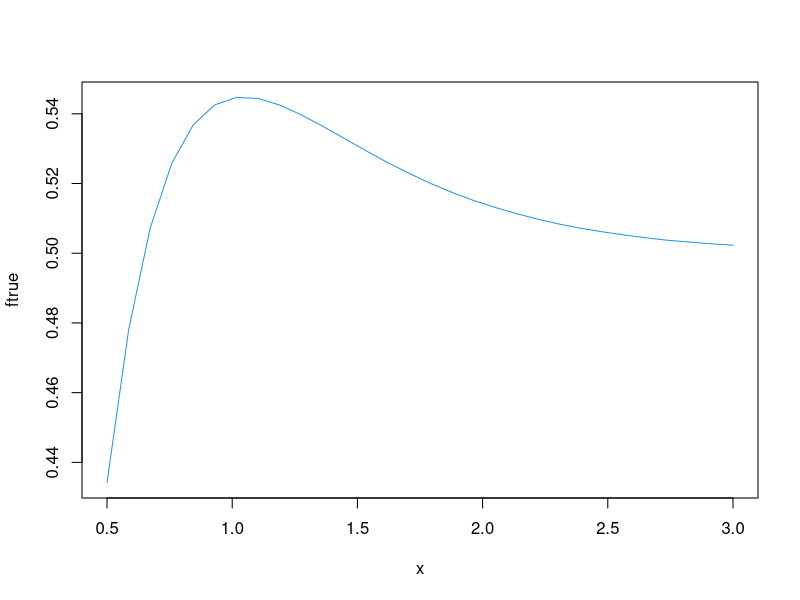
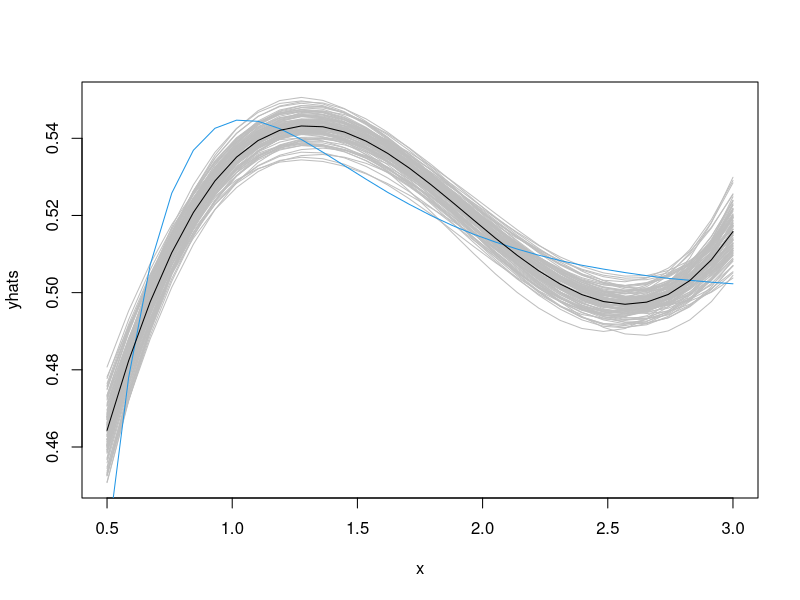
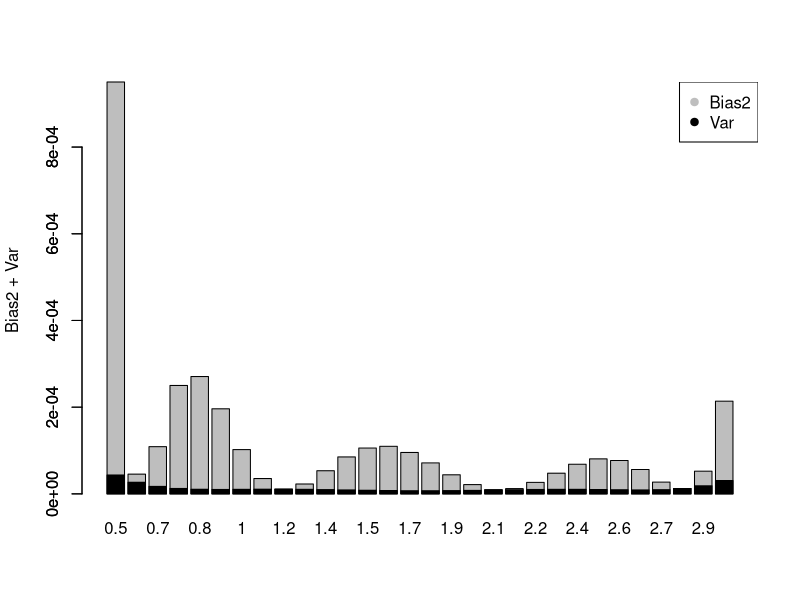
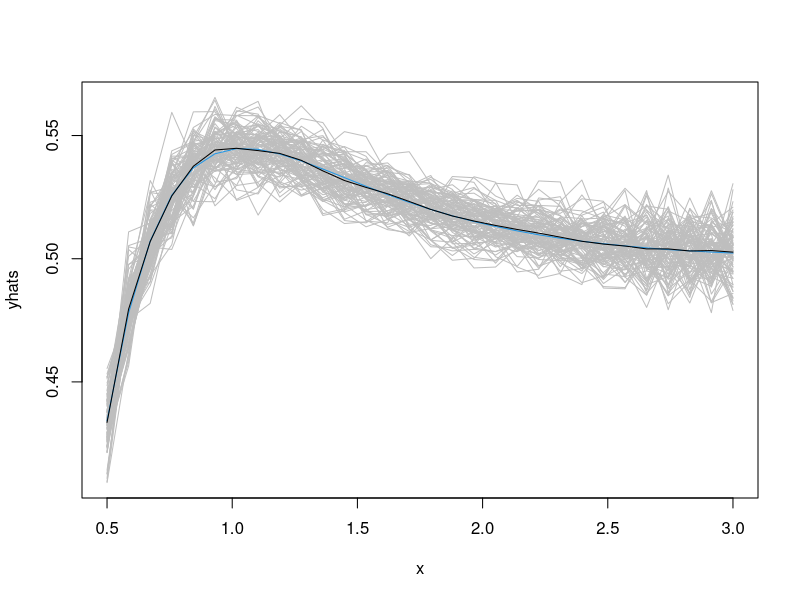
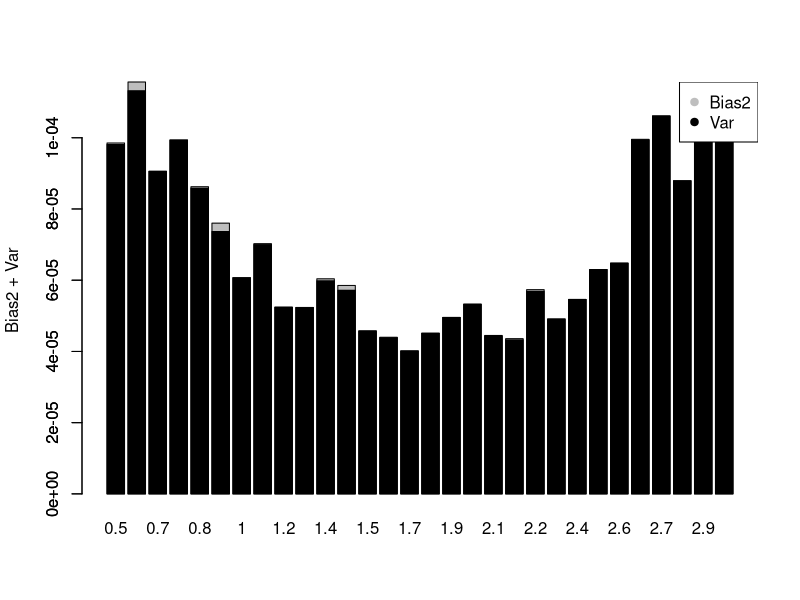
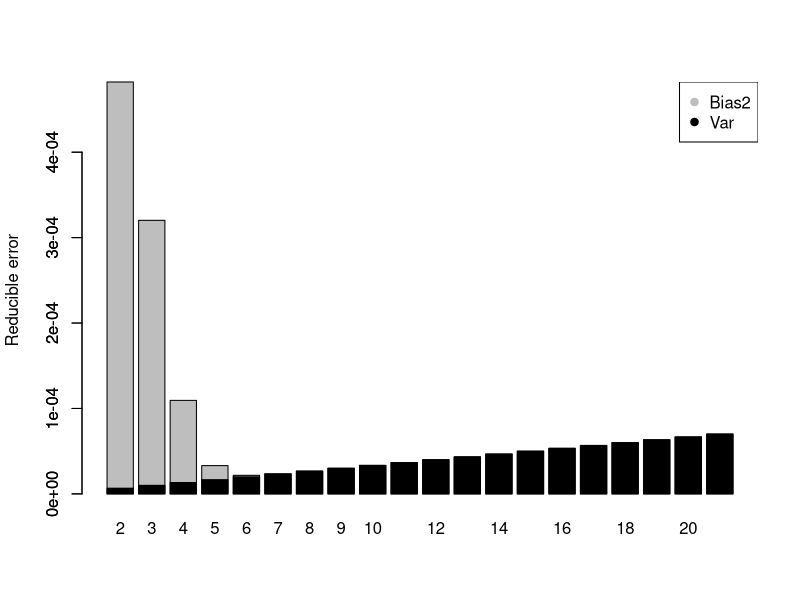
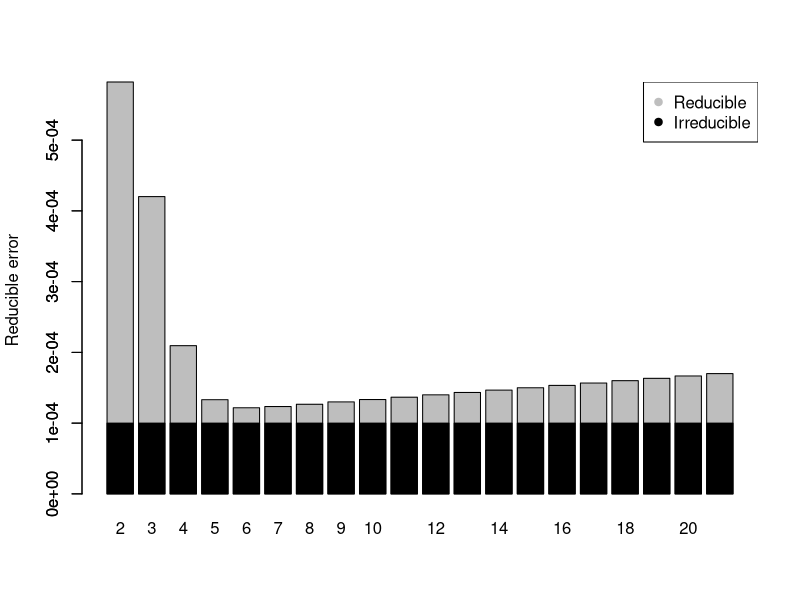
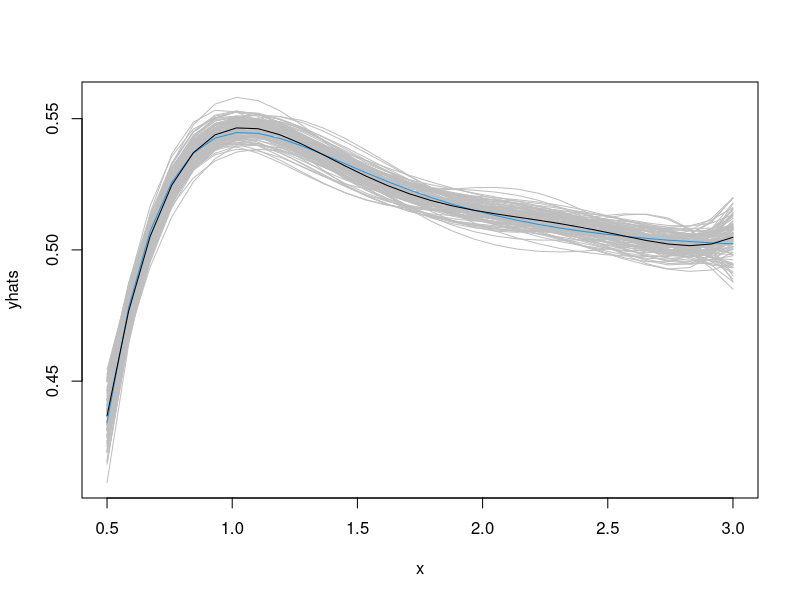

Here is the R script that generated these plots, in order:
## ---- chunk 1
knitr::opts_chunk$set(echo = T, eval=T, message=F, warning=F, error=F, 
                      comment=NA, cache=T, R.options=list(width=220),
                      fig.align='center', out.width='75%', fig.asp=.75)
## ---- chunk 2
ftrue <- c(0.4342,0.4780,0.5072,0.5258,0.5369,0.5426,0.5447,0.5444,0.5425,0.5397,0.5364,0.5329,0.5294,0.5260,0.5229,0.5200,0.5174,0.5151,0.5131,0.5113,0.5097,0.5083,0.5071,0.5061,0.5052,0.5044,0.5037,0.5032,0.5027,0.5023)
x = seq(.5,3,length=30)
plot(x,ftrue, type="l", col=4)
## ---- chunk 3
# setting
sigmatrue=0.01
n = length(x)
B = 100
# simulation function
{{sim = function(d){
y = ftrue + rnorm(n,0,sigmatrue)
fit = lm(y ~ poly(x,degree=d))
yhat = fitted(fit)
} }}
## ---- chunk 4
d = 3
# results
set.seed(123)
{{yhats = replicate(B,sim(d))}}
matplot(x,yhats, type="l", col="gray", lty=1)
lines(x,ftrue, col=4)
# expected value
Ehatf = apply(yhats,1,mean)
lines(x,Ehatf)
## ---- chunk 5
# squared bias
Bias2 = (ftrue - Ehatf)^2
# variance
Var = apply(yhats,1,var)
# plot
barplot(Bias2+Var, ylab="Bias2 + Var", names.arg=round(x,1))
barplot(Var,add=T, col=1, names.arg=" ")
legend("topright", c("Bias2","Var"), col=c("gray",1), pch=c(19,19))
## ---- chunk 6
d = 20
# results
set.seed(123)
yhats = replicate(B,sim(d))
matplot(x,yhats, type="l", col="gray", lty=1)
lines(x,ftrue, col=4)
# expected value
Ehatf = apply(yhats,1,mean)
lines(x,Ehatf)
## ---- chunk 7
# squared bias
Bias2 = (ftrue - Ehatf)^2
# variance
Var = apply(yhats,1,var)
# plot
barplot(Bias2+Var, ylab="Bias2 + Var", names.arg=round(x,1))
barplot(Var,add=T, col=1, names.arg=" ")
legend("topright", c("Bias2","Var"), col=c("gray",1), pch=c(19,19))
## ---- chunk 8
d = 3
# expected value 
Ehatf = fitted(lm(ftrue ~ poly(x,degree=d)))
Bias2 = mean( (ftrue - Ehatf)^2 )
## ---- chunk 9
# true variance
p = d+1
Var = (sigmatrue^2)*p/n
## ---- chunk 10
ds = 1:20
ps = ds+1
Bias2s = sapply(ps, function(p) 
  mean( ( ftrue - fitted(lm(ftrue ~ poly(x,degree=(p-1)))) )^2 )
  )
Vars = ps*(sigmatrue^2)/n
Reds = Bias2s+Vars 
barplot(Reds, ylab="Reducible error", names.arg=ps)
barplot(Vars, add=T, col=1, names.arg=" ")
legend("topright", c("Bias2","Var"), col=c("gray",1), pch=c(19,19))
## ---- chunk 11
Irr = rep(sigmatrue^2,length(ps))
ErrFs = Reds + Irr
barplot(ErrFs, ylab="Reducible error", names.arg=ps)
barplot(Irr, add=T, col=1, names.arg=" ")
legend("topright", c("Reducible","Irreducible"), col=c("gray",1), pch=c(19,19))
## ---- chunk 12
d = 5
# results
set.seed(123)
yhats = replicate(B,sim(d))
matplot(x,yhats, type="l", col="gray", lty=1)
lines(x,ftrue, col=4)
# expected value
Ehatf = apply(yhats,1,mean)
lines(x,Ehatf)
## ---- chunk 13
# squared bias
Bias2 = (ftrue - Ehatf)^2
# variance
Var = apply(yhats,1,var)
# plot
barplot(Bias2+Var, ylab="Bias2 + Var", names.arg=round(x,1))
barplot(Var,add=T, col=1, names.arg=" ")
legend("topright", c("Bias2","Var"), col=c("gray",1), pch=c(19,19))
## ---- chunk 14
sigmatrue=0.01
n = length(x)
B = 1000
# simulation function
sim2 = function(d){
y = ftrue + rnorm(n,0,sigmatrue)
fit = lm(y ~ poly(x,degree=d))
yhat = fitted(fit)
ystar = ftrue + rnorm(n,0,sigmatrue)
MSE.te = mean((ystar - yhat)^2)
} 
# MSE.te empirical
d = 5
mean(replicate(B,sim2(d)))
# MSE.te theoretical
Ehatf = fitted(lm(ftrue ~ poly(x,degree=d)))
Bias2 = mean( (ftrue - Ehatf)^2 )
p = d+1
Var = (sigmatrue^2)*p/n
Bias2 + Var + sigmatrue^2
